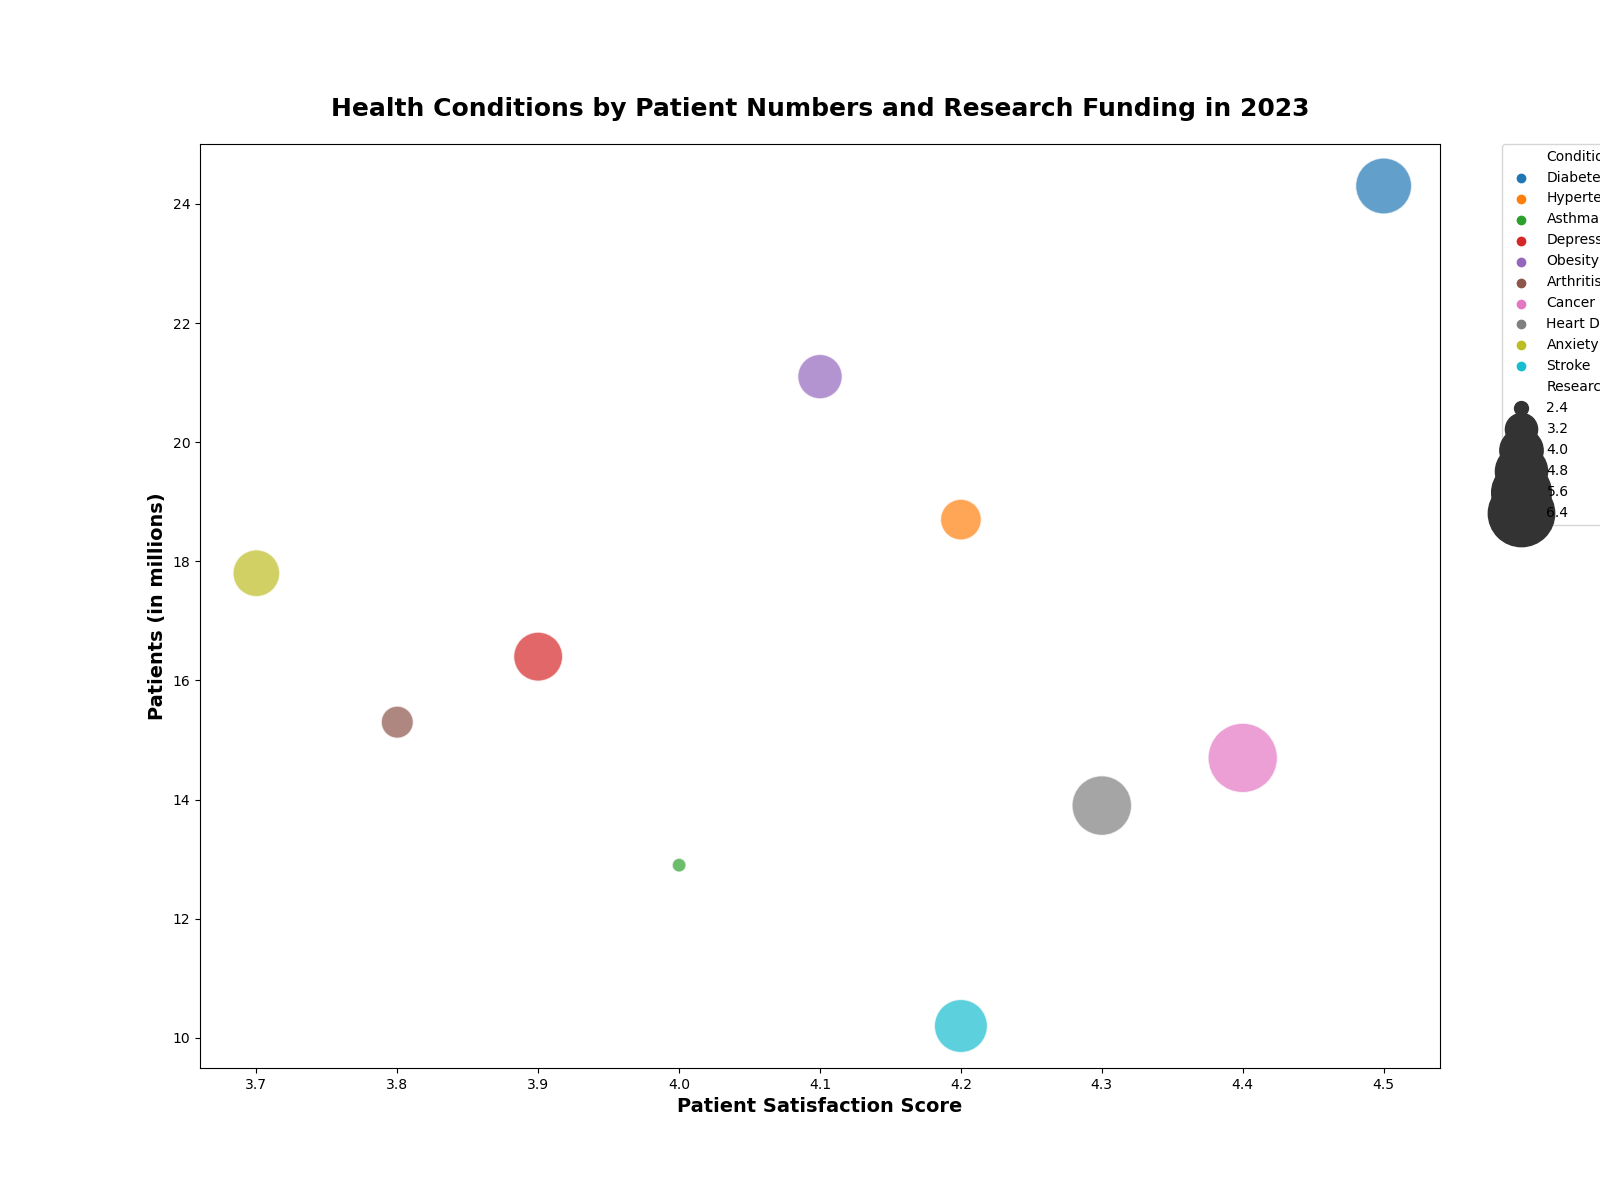

The Python source for this figure:

import seaborn as sns
import pandas as pd
import matplotlib.pyplot as plt

data = {
    'Condition': ['Diabetes', 'Hypertension', 'Asthma', 'Depression', 'Obesity', 
                  'Arthritis', 'Cancer', 'Heart Disease', 'Anxiety', 'Stroke'],
    'Patients': [24.3, 18.7, 12.9, 16.4, 21.1, 15.3, 14.7, 13.9, 17.8, 10.2],
    'ResearchFunding': [5.2, 3.8, 2.4, 4.5, 4.1, 3.2, 6.8, 5.6, 4.3, 4.9],
    'SatisfactionScore': [4.5, 4.2, 4.0, 3.9, 4.1, 3.8, 4.4, 4.3, 3.7, 4.2]
}
df = pd.DataFrame(data)

plt.figure(figsize=(16, 12))

bubble = sns.scatterplot(data=df, x='SatisfactionScore', y='Patients', size='ResearchFunding', 
                         hue='Condition', palette=['#1f77b4', '#ff7f0e', '#2ca02c', '#d62728', 
                                                   '#9467bd', '#8c564b', '#e377c2', '#7f7f7f',
                                                   '#bcbd22', '#17becf'],
                         sizes=(100, 2500), alpha=0.7, edgecolor='w', linewidth=1)
bubble.set_title('Health Conditions by Patient Numbers and Research Funding in 2023', weight='bold', size=18, pad=20)
bubble.set_xlabel('Patient Satisfaction Score', weight='bold', size=14)
bubble.set_ylabel('Patients (in millions)', weight='bold', size=14)

plt.legend(bbox_to_anchor=(1.05, 1), loc='upper left', borderaxespad=0)

plt.show()
